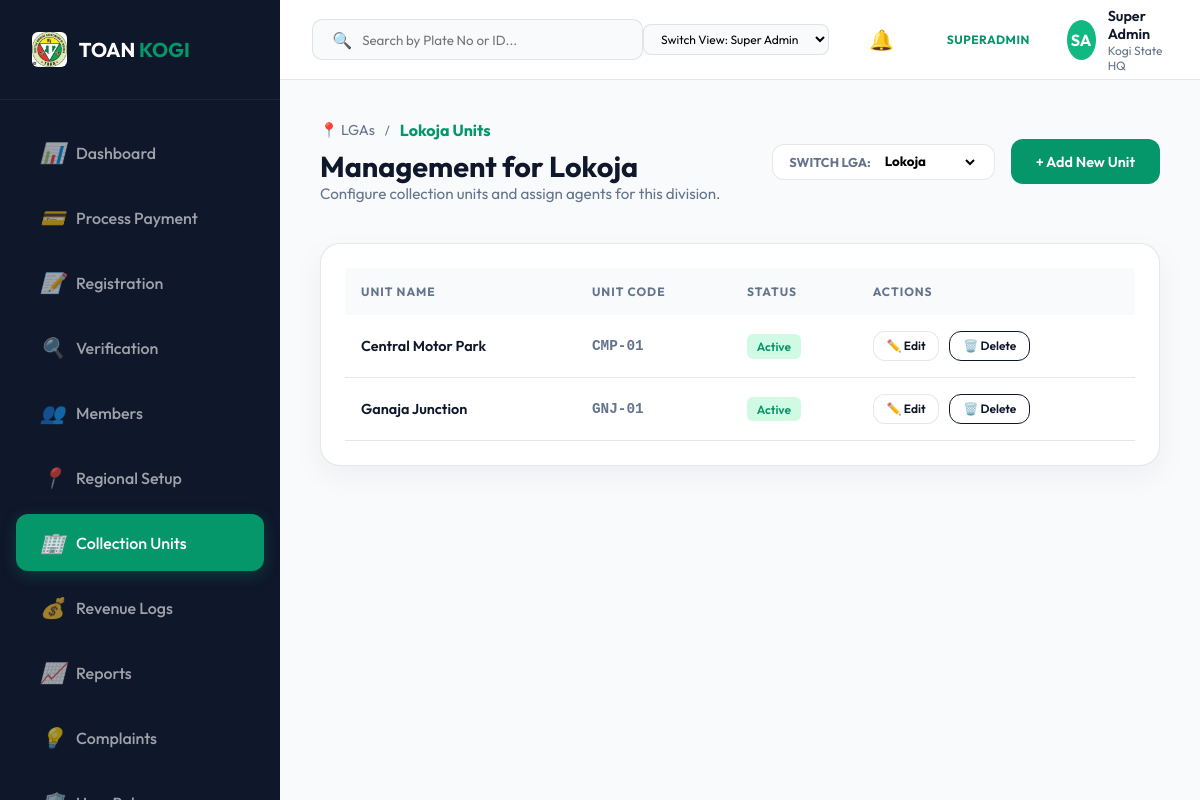
Page /public/admin/units?lga_id=1 (signed in) on the committed database.
### tables this page shows
CREATE TABLE IF NOT EXISTS `lgas` (
  `id` int(11) NOT NULL AUTO_INCREMENT,
  `name` varchar(100) NOT NULL,
  `code` varchar(10) NOT NULL UNIQUE,
  PRIMARY KEY (`id`)
);

CREATE TABLE IF NOT EXISTS `units` (
  `id` int(11) NOT NULL AUTO_INCREMENT,
  `lga_id` int(11) NOT NULL,
  `name` varchar(100) NOT NULL,
  `code` varchar(10) NOT NULL UNIQUE,
  PRIMARY KEY (`id`),
  FOREIGN KEY (`lga_id`) REFERENCES `lgas`(`id`) ON DELETE CASCADE
);

### app/Controllers/Admin.php (called while the page is built, shortened)
<?php
class Admin extends Controller
{
    private $adminModel;
    public function __construct()
    {
        $this->adminModel = $this->model('Admin');
    }
    public function units()
    {
        $role = $_SESSION['user_role'];
        $lgas = ($role === 'superadmin') ? $this->adminModel->getLgas() : [];
        if ($role === 'superadmin') {
            $lga_id = isset($_GET['lga_id']) && !empty($_GET['lga_id']) ? $_GET['lga_id'] : ($lgas[0]->id ?? null);
        } else {
            $lga_id = $_SESSION['user_lga_id'];
        }
        $units = $this->adminModel->getUnitsByLga($lga_id);
        $data = [
            'title' => 'Regional Setup - Units | ' . SITENAME,
            'active_page' => 'units',
            'units' => $units,
            'lgas' => $lgas,
            'current_lga_id' => $lga_id
        ];
        $this->view('admin/units', $data);
    }
}

### app/Core/App.php (called while the page is built, shortened)
<?php
class App
{
    protected $method = 'index';
    public function __construct()
    {
        $url = $this->parseUrl();
        if (isset($url[0])) {
            $controllerPath = APPROOT . '/Controllers/' . ucfirst($url[0]) . '.php';
            if (file_exists($controllerPath)) {
                unset($url[0]);
            }
        }
        $this->controller = new $controllerClassName;
        if (isset($url[1])) {
            if (method_exists($this->controller, $url[1])) {
                $this->method = $url[1];
                unset($url[1]);
            }
        }
        $this->params = $url ? array_values($url) : [];
        call_user_func_array([$this->controller, $this->method], $this->params);
    }
    protected function parseUrl()
    {
        if (isset($_GET['url'])) {
            return explode('/', filter_var(rtrim($_GET['url'], '/'), FILTER_SANITIZE_URL));
        }
        $urlPath = trim($urlPath, '/');
        return explode('/', filter_var($urlPath, FILTER_SANITIZE_URL));
    }
}

### public/index.php (called while the page is built, shortened)
<?php
$app = new App();

### app/Core/Database.php (called while the page is built, shortened)
<?php
class Database
{
    private $host = DB_HOST;
    private $user = DB_USER;
    private $pass = DB_PASS;
    private $dbname = DB_NAME;
    private $dbh;
    private $stmt;
    public function __construct()
    {
        $dsn = "mysql:host=" . $this->host . ";dbname=" . $this->dbname;
        $options = [
            PDO::ATTR_PERSISTENT => true,
            PDO::ATTR_ERRMODE => PDO::ERRMODE_EXCEPTION
        ];
        try {
            $this->dbh = new PDO($dsn, $this->user, $this->pass, $options);
        } catch (PDOException $e) {
            $this->error = $e->getMessage();
            echo $this->error;
        }
    }
    public function query($sql)
    {
        $this->stmt = $this->dbh->prepare($sql);
    }
    public function bind($param, $value, $type = null)
    {
        if (is_null($type)) {
            switch (true) {
                default:
                    $type = PDO::PARAM_STR;
            }
        }
        $this->stmt->bindValue($param, $value, $type);
    }
    public function execute()
    {
        return $this->stmt->execute();
    }
    public function resultSet()
    {
        $this->execute();
        return $this->stmt->fetchAll(PDO::FETCH_OBJ);
    }
}

### app/Models/Admin.php (called while the page is built, shortened)
<?php
class Admin
{
    private $db;
    public function __construct()
    {
        $this->db = new Database;
    }
    public function getLgas()
    {
        $this->db->query('SELECT * FROM lgas ORDER BY name ASC');
        return $this->db->resultSet();
    }
    public function getUnitsByLga($lga_id)
    {
        $this->db->query('SELECT * FROM units WHERE lga_id = :lga_id ORDER BY name ASC');
        $this->db->bind(':lga_id', $lga_id);
        return $this->db->resultSet();
    }
}

### app/Views/admin/units.php (the view, shortened to what this page needs)
<?php require APPROOT . '/Views/inc/admin/header.php'; ?>
<?php
$current_lga_name = 'Kogi State';
foreach($data['lgas'] as $lga) {
    if($lga->id == $data['current_lga_id']) {
        $current_lga_name = $lga->name;
        break;
    }
}
?>
<div class="page-header">
    <div style="display: flex; justify-content: space-between; align-items: center;">
        <div>
            <div style="display: flex; align-items: center; gap: 10px; margin-bottom: 0.5rem;">
                <a href="<?php echo URLROOT; ?>/admin/lgas" style="text-decoration: none; color: var(--text-muted); font-size: 0.9rem;">📍 LGAs</a>
                <span style="color: var(--text-muted); font-size: 0.8rem;">/</span>
                <span style="font-weight: 700; color: var(--primary);"><?php echo htmlspecialchars($current_lga_name); ?> Units</span>
            </div>
            <h1 class="page-title">Management for <?php echo htmlspecialchars($current_lga_name); ?></h1>
            <p class="page-subtitle">Configure collection units and assign agents for this division.</p>
        </div>
        <div style="display: flex; gap: 1rem; align-items: center;">
            <?php if($_SESSION['user_role'] === 'superadmin'): ?>
            <div style="background: white; padding: 0.5rem 1rem; border-radius: 12px; border: 1px solid var(--glass-border); display: flex; align-items: center; gap: 10px;">
                <span style="font-size: 0.8rem; font-weight: 700; color: var(--text-muted);">SWITCH LGA:</span>
                <select onchange="window.location.href='<?php echo URLROOT; ?>/admin/units?lga_id='+this.value" style="border: none; font-family: inherit; font-weight: 700; outline: none; background: transparent; cursor: pointer;">
                    <?php foreach($data['lgas'] as $lga): ?>
                    <option value="<?php echo $lga->id; ?>" <?php echo ($lga->id == $data['current_lga_id']) ? 'selected' : ''; ?>><?php echo $lga->name; ?></option>
                    <?php endforeach; ?>
                </select>
            </div>
            <?php endif; ?>
            <button class="btn btn-primary" onclick="openModal('addUnitModal')">+ Add New Unit</button>
        </div>
    </div>
</div>
<div class="card">
    <div class="table-container">
        <table>
            <thead>
                <tr>
                    <th>Unit Name</th>
                    <th>Unit Code</th>
                    <th>Status</th>
                    <th>Actions</th>
                </tr>
            </thead>
            <tbody>
                <?php foreach($data['units'] as $unit): ?>
                <tr>
                    <td style="font-weight: 600;"><?php echo $unit->name; ?></td>
                    <td style="font-family: monospace; font-weight: 600; color: var(--text-muted);"><?php echo $unit->code; ?></td>
                    <td><span class="status-check paid">Active</span></td>
                    <td>
                        <div style="display: flex; gap: 10px;">
                            <button class="btn btn-outline" style="padding: 0.4rem 0.8rem; font-size: 0.75rem;"
                                    onclick='editUnit(<?php echo json_encode($unit); ?>)'>✏️ Edit</button>
                            <form action="<?php echo URLROOT; ?>/admin/units" method="POST"
                                  data-confirm="This will permanently remove this collection unit. Associated data may be affected."
                                  data-confirm-title="Delete Unit?"
                                  style="display:inline;">
                                <button type="submit" class="btn btn-outline" style="padding: 0.4rem 0.8rem; font-size: 0.75rem; color: var(--danger); border-color: var(--danger);">🗑️ Delete</button>
                            </form>
                        </div>
                    </td>
                </tr>
                <?php endforeach; ?>
            </tbody>
        </table>
    </div>
</div>
<?php require APPROOT . '/Views/inc/admin/footer.php'; ?>

### public/assets/admin/css/admin.css (style rules this page uses)
:root { --primary: #059669; --primary-dark: #047857; --secondary: #d97706; --accent: #10b981; --dark: #0f172a; --dark-alt: #1e293b; --light: #ffffff; --bg-alt: #f8fafc; --text-muted: #64748b; --glass: rgba(255, 255, 255, 0.7); --glass-border: rgba(15, 23, 42, 0.1); --shadow: 0 10px 30px rgba(15, 23, 42, 0.05); --sidebar-width: 280px; --transition: all 0.3s cubic-bezier(0.4, 0, 0.2, 1); }
* { margin: 0; padding: 0; box-sizing: border-box; }
body { font-family: 'Outfit', sans-serif; background-color: var(--bg-alt); color: var(--dark); display: flex; min-height: 100vh; }
.page-header { margin-bottom: 2.5rem; }
.page-title { font-size: 1.8rem; font-weight: 700; color: var(--dark); }
.page-subtitle { color: var(--text-muted); font-size: 0.95rem; }
.card { background: white; border-radius: 20px; padding: 1.5rem; box-shadow: var(--shadow); border: 1px solid var(--glass-border); }
.btn { display: inline-flex; align-items: center; justify-content: center; padding: 0.8rem 1.5rem; border-radius: 12px; font-weight: 600; font-family: inherit; cursor: pointer; transition: var(--transition); border: 1px solid transparent; font-size: 0.9rem; gap: 8px; text-decoration: none; }
.btn-primary { background: var(--primary); color: white; }
.btn-outline { background: white; border-color: var(--glass-border); color: var(--dark); }
.table-container { overflow-x: auto; }
table { width: 100%; border-collapse: collapse; }
th { text-align: left; padding: 1rem; background: var(--bg-alt); font-size: 0.75rem; text-transform: uppercase; letter-spacing: 1px; color: var(--text-muted); font-weight: 700; }
td { padding: 1rem; border-bottom: 1px solid var(--glass-border); font-size: 0.9rem; }
.status-check { padding: 0.3rem 0.6rem; border-radius: 6px; font-size: 0.75rem; font-weight: 600; }
.paid { background: #d1fae5; color: #059669; }

### rows in the picture
lgas: name "Lokoja"
units: name "Central Motor Park", code "CMP-01"
units: name "Ganaja Junction", code "GNJ-01"

### other values in the picture
str_replace('_', ' ', strtoupper($_SESSION['user_role'])) "SUPERADMIN"
$initials "SA"
$_SESSION['user_name'] "Super Admin"
form field value "Lokoja"
